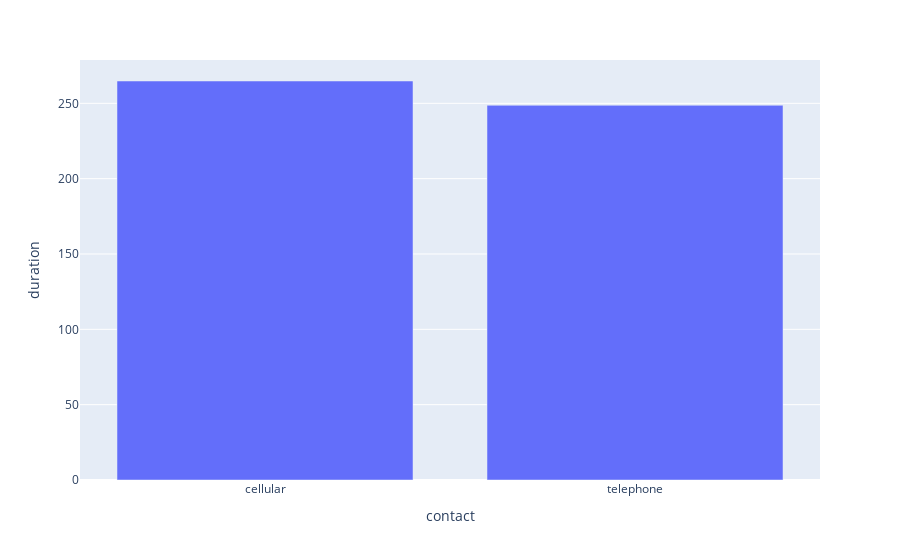

Source (notebook cell):
### Code cell
fig = px.bar(df_contact, x='contact', y='duration', orientation='v')
fig.show()

### Figure 1 — Plotly figure (JSON) as saved in the notebook; plotly's stock layout.template omitted (floating-point values rounded to 4 significant figures)
{"data": [{"alignmentgroup": "True", "hovertemplate": "contact=%{x}<br>duration=%{y}<extra></extra>", "legendgroup": "", "marker": {"color": "#636efa"}, "name": "", "offsetgroup": "", "orientation": "v", "showlegend": false, "textposition": "auto", "type": "bar", "x": ["cellular", "telephone"], "xaxis": "x", "y": [264.8, 248.7], "yaxis": "y"}], "layout": {"barmode": "relative", "legend": {"tracegroupgap": 0}, "margin": {"t": 60}, "xaxis": {"anchor": "y", "domain": [0, 1], "title": {"text": "contact"}}, "yaxis": {"anchor": "x", "domain": [0, 1], "title": {"text": "duration"}}}}
